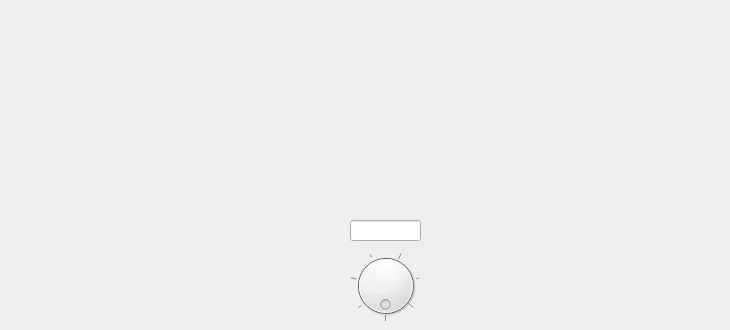
    <widget class="QWidget" name="page_7">
     <widget class="WidgetEADI" name="widgetEADI" native="true">
      <property name="geometry">
       <rect>
        <x>0</x>
        <y>0</y>
        <width>361</width>
        <height>311</height>
       </rect>
      </property>
     </widget>
     <widget class="WidgetEHSI" name="widgetEHSI" native="true">
      <property name="geometry">
       <rect>
        <x>400</x>
        <y>-1</y>
        <width>321</width>
        <height>311</height>
       </rect>
      </property>
     </widget>
     <widget class="QDial" name="dial_2">
      <property name="geometry">
       <rect>
        <x>350</x>
        <y>250</y>
        <width>71</width>
        <height>71</height>
       </rect>
      </property>
      <property name="minimum">
       <number>94000</number>
      </property>
      <property name="maximum">
       <number>105000</number>
      </property>
      <property name="singleStep">
       <number>10</number>
      </property>
      <property name="pageStep">
       <number>100</number>
      </property>
      <property name="value">
       <number>101325</number>
      </property>
      <property name="sliderPosition">
       <number>101325</number>
      </property>
      <property name="orientation">
       <enum>Qt::Orientation::Horizontal</enum>
      </property>
      <property name="invertedAppearance">
       <bool>false</bool>
      </property>
      <property name="wrapping">
       <bool>true</bool>
      </property>
      <property name="notchTarget">
       <double>15.000000000000000</double>
      </property>
      <property name="notchesVisible">
       <bool>true</bool>
      </property>
     </widget>
     <widget class="QLineEdit" name="doubleSpinBox_2">
      <property name="geometry">
       <rect>
        <x>350</x>
        <y>220</y>
        <width>71</width>
        <height>21</height>
       </rect>
      </property>
      <property name="font">
       <font>
        <family>Arial</family>
        <pointsize>16</pointsize>
       </font>
      </property>
      <property name="styleSheet">
       <string notr="true">color: rgb(255, 255, 255);</string>
      </property>
      <property name="text">
       <string>1013.25</string>
      </property>
      <property name="alignment">
       <set>Qt::AlignmentFlag::AlignRight|Qt::AlignmentFlag::AlignTrailing|Qt::AlignmentFlag::AlignVCenter</set>
      </property>
     </widget>
    </widget>
